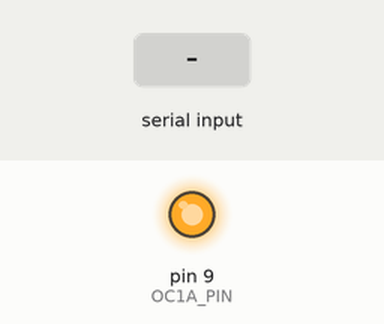
Simulated run of this sketch. Board: Arduino Uno, built with avr-gcc and run on an emulated ATmega328P. Parts: output pins drawn as LEDs (lit = HIGH). Inputs (shaded band) come from the test bench. What the sketch prints to the serial monitor is not drawn.

Above: at 1.2 s.
1.3 s: byte 30 received over Serial
Timing chart, 0 to 4.3 s (numbered marks = the images above; inputs shaded):
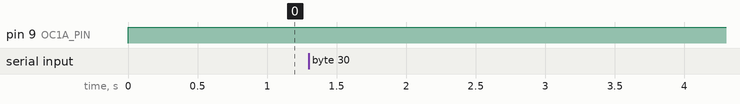

Measured:
- after the input at 1.3 s, every drawn part: stays the same

The sketch:

pwm_fan.ino
```cpp
const byte OC1A_PIN = 9;
const byte OC1B_PIN = 10;

const word PWM_FREQ_HZ = 20000; //Adjust this value to adjust the frequency
const word TCNT1_TOP = 16000000/(2*PWM_FREQ_HZ);

int incomingByte = 0; // for incoming serial data

void setup() {

  pinMode(OC1A_PIN, OUTPUT);

  // Clear Timer1 control and count registers
  TCCR1A = 0;
  TCCR1B = 0;
  TCNT1  = 0;

  // Set Timer1 configuration
  // COM1A(1:0) = 0b10   (Output A clear rising/set falling)
  // COM1B(1:0) = 0b00   (Output B normal operation)
  // WGM(13:10) = 0b1010 (Phase correct PWM)
  // ICNC1      = 0b0    (Input capture noise canceler disabled)
  // ICES1      = 0b0    (Input capture edge select disabled)
  // CS(12:10)  = 0b001  (Input clock select = clock/1)

  TCCR1A |= (1 << COM1A1) | (1 << WGM11);
  TCCR1B |= (1 << WGM13) | (1 << CS10);
  ICR1 = TCNT1_TOP;

  Serial.begin(9600);
}

void loop() {
    if (Serial.available() > 0) {
      // read the incoming byte:
      incomingByte = Serial.read();

      // say what you got:
      Serial.print("I received: ");
      Serial.println(incomingByte, DEC);
    }
    setPwmDuty(100);
//    delay(5000);
//    setPwmDuty(25); //Change this value 0-100 to adjust duty cycle
//    delay(5000);
//    setPwmDuty(50);
//    delay(20000);
//    setPwmDuty(75);
//    delay(20000);
//    setPwmDuty(100);
//    delay(20000);
}

void setPwmDuty(byte duty) {
  OCR1A = (word) (duty*TCNT1_TOP)/100;
}
```
